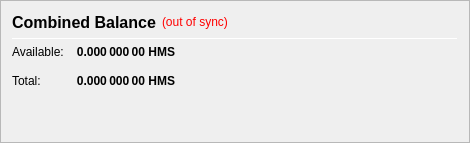
                   <widget class="QFrame" name="frame_CombinedBalances">
                    <property name="minimumSize">
                     <size>
                      <width>470</width>
                      <height>0</height>
                     </size>
                    </property>
                    <property name="frameShape">
                     <enum>QFrame::StyledPanel</enum>
                    </property>
                    <property name="frameShadow">
                     <enum>QFrame::Raised</enum>
                    </property>
                    <layout class="QVBoxLayout" name="verticalLayout_5">
                     <item>
                      <layout class="QHBoxLayout" name="horizontalLayout_5" stretch="0,0,0">
                       <item>
                        <widget class="QLabel" name="label_5z">
                         <property name="minimumSize">
                          <size>
                           <width>0</width>
                           <height>20</height>
                          </size>
                         </property>
                         <property name="font">
                          <font>
                           <pointsize>12</pointsize>
                           <weight>75</weight>
                           <bold>true</bold>
                          </font>
                         </property>
                         <property name="toolTip">
                          <string>Combined Balance (including unconfirmed and immature coins)</string>
                         </property>
                         <property name="text">
                          <string>Combined Balance</string>
                         </property>
                        </widget>
                       </item>
                       <item>
                        <widget class="QLabel" name="labelWalletStatus">
                         <property name="cursor">
                          <cursorShape>WhatsThisCursor</cursorShape>
                         </property>
                         <property name="toolTip">
                          <string>The displayed information may be out of date. Your wallet automatically synchronizes with the Humanus network after a connection is established, but this process has not completed yet.</string>
                         </property>
                         <property name="styleSheet">
                          <string notr="true">QLabel { color: red; }</string>
                         </property>
                         <property name="text">
                          <string notr="true">(out of sync)</string>
                         </property>
                         <property name="alignment">
                          <set>Qt::AlignLeading|Qt::AlignLeft|Qt::AlignVCenter</set>
                         </property>
                        </widget>
                       </item>
                       <item>
                        <spacer name="horizontalSpacer_1">
                         <property name="orientation">
                          <enum>Qt::Horizontal</enum>
                         </property>
                         <property name="sizeHint" stdset="0">
                          <size>
                           <width>40</width>
                           <height>20</height>
                          </size>
                         </property>
                        </spacer>
                       </item>
                      </layout>
                     </item>
                     <item>
                      <widget class="Line" name="line_CombinedBalance">
                       <property name="minimumSize">
                        <size>
                         <width>0</width>
                         <height>1</height>
                        </size>
                       </property>
                       <property name="maximumSize">
                        <size>
                         <width>16777215</width>
                         <height>1</height>
                        </size>
                       </property>
                       <property name="orientation">
                        <enum>Qt::Horizontal</enum>
                       </property>
                      </widget>
                     </item>
                     <item>
                      <layout class="QGridLayout" name="gridLayout_3">
                       <property name="spacing">
                        <number>12</number>
                       </property>
                       <item row="1" column="0">
                        <widget class="QLabel" name="labelBalanceTextz">
                         <property name="text">
                          <string>Available:</string>
                         </property>
                        </widget>
                       </item>
                       <item row="1" column="1">
                        <widget class="QLabel" name="labelBalancez">
                         <property name="font">
                          <font>
                           <weight>75</weight>
                           <bold>true</bold>
                          </font>
                         </property>
                         <property name="cursor">
                          <cursorShape>IBeamCursor</cursorShape>
                         </property>
                         <property name="toolTip">
                          <string>Your current spendable balance</string>
                         </property>
                         <property name="text">
                          <string notr="true">0.000 000 00 HMS</string>
                         </property>
                         <property name="alignment">
                          <set>Qt::AlignRight|Qt::AlignTrailing|Qt::AlignVCenter</set>
                         </property>
                         <property name="textInteractionFlags">
                          <set>Qt::LinksAccessibleByMouse|Qt::TextSelectableByKeyboard|Qt::TextSelectableByMouse</set>
                         </property>
                        </widget>
                       </item>
                       <item row="2" column="0">
                        <widget class="QLabel" name="labelTotalTextz">
                         <property name="text">
                          <string>Total:</string>
                         </property>
                        </widget>
                       </item>
                       <item row="2" column="1">
                        <widget class="QLabel" name="labelTotalz">
                         <property name="font">
                          <font>
                           <weight>75</weight>
                           <bold>true</bold>
                          </font>
                         </property>
                         <property name="cursor">
                          <cursorShape>IBeamCursor</cursorShape>
                         </property>
                         <property name="toolTip">
                          <string>Total Balance, including all unavailable coins.</string>
                         </property>
                         <property name="text">
                          <string notr="true">0.000 000 00 HMS</string>
                         </property>
                         <property name="alignment">
                          <set>Qt::AlignRight|Qt::AlignTrailing|Qt::AlignVCenter</set>
                         </property>
                         <property name="textInteractionFlags">
                          <set>Qt::LinksAccessibleByMouse|Qt::TextSelectableByKeyboard|Qt::TextSelectableByMouse</set>
                         </property>
                        </widget>
                       </item>
                       <item row="2" column="3">
                        <spacer name="horizontalSpacer_2">
                         <property name="orientation">
                          <enum>Qt::Horizontal</enum>
                         </property>
                         <property name="sizeHint" stdset="0">
                          <size>
                           <width>40</width>
                           <height>20</height>
                          </size>
                         </property>
                        </spacer>
                       </item>
                      </layout>
                     </item>
                     <item>
                      <spacer name="verticalSpacer_1">
                       <property name="orientation">
                        <enum>Qt::Vertical</enum>
                       </property>
                       <property name="sizeHint" stdset="0">
                        <size>
                         <width>20</width>
                         <height>40</height>
                        </size>
                       </property>
                      </spacer>
                     </item>
                    </layout>
                   </widget>
